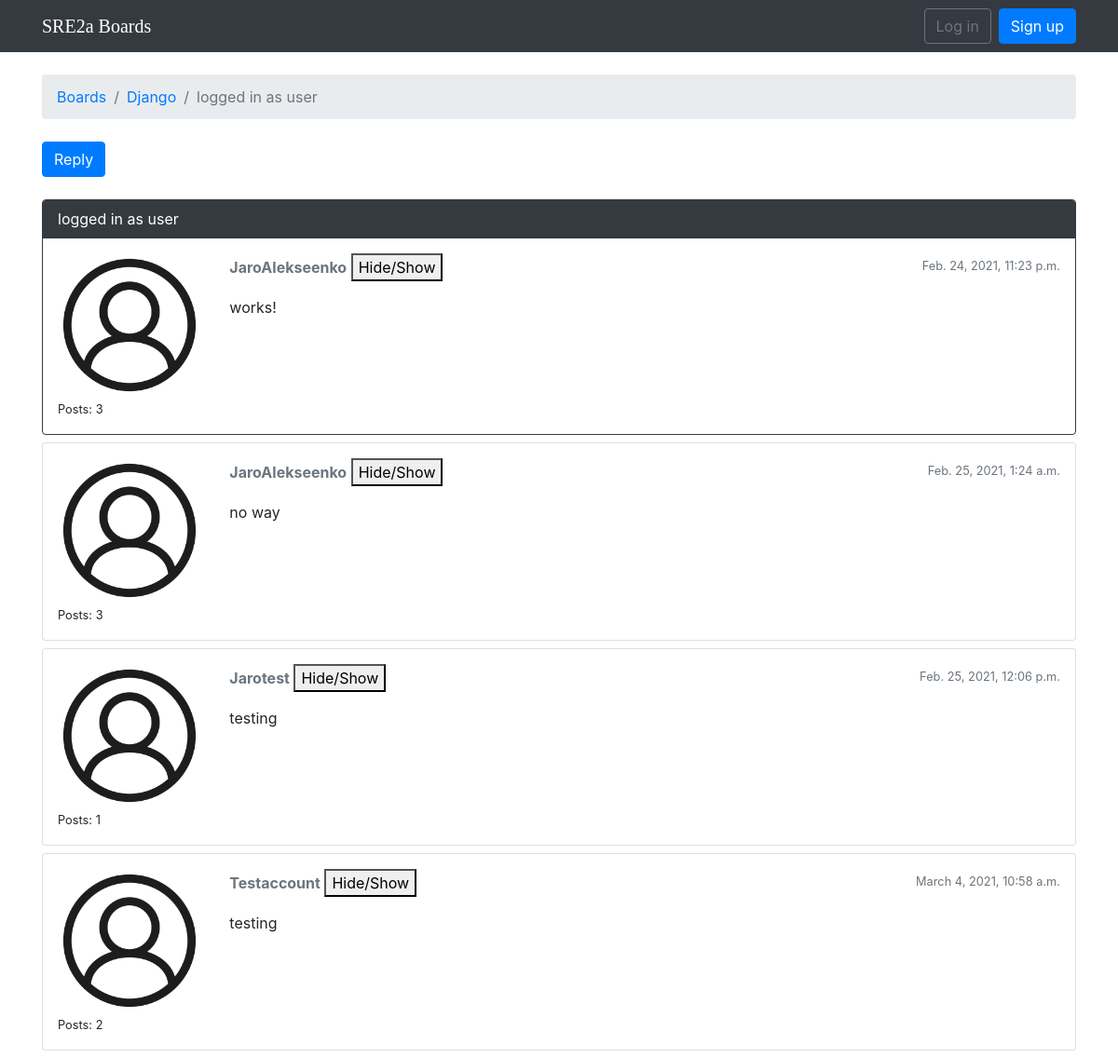
Page /boards/1/topics/5/ on the committed database.
### boards/models.py (models this page shows, shortened)
class Topic(models.Model):
    subject = models.CharField(max_length=255)
    last_updated = models.DateTimeField(auto_now_add=True)
    board = models.ForeignKey(Board, related_name='topics', on_delete=models.CASCADE,)
    starter = models.ForeignKey(User, related_name='topics', on_delete=models.CASCADE,)
    views = models.PositiveIntegerField(default=0)

class Board(models.Model):
    name = models.CharField(max_length=30, unique=True)
    description = models.CharField(max_length=100)

class Post(models.Model):
    message = models.TextField(max_length=4000)
    topic = models.ForeignKey(Topic, related_name='posts', on_delete=models.CASCADE)
    created_at = models.DateTimeField(auto_now_add=True)
    updated_at = models.DateTimeField(null=True)
    created_by = models.ForeignKey(User, related_name='posts', on_delete=models.CASCADE)
    updated_by = models.ForeignKey(User, null=True, related_name='+', on_delete=models.CASCADE)

### boards/views.py (the view)
# urls.py: url(r'^boards/(?P<pk>\d+)/topics/(?P<topic_pk>\d+)/$', views.topic_posts, name='topic_posts'),
def topic_posts(request, pk, topic_pk):
    topic = get_object_or_404(Topic, board__pk=pk, pk=topic_pk)
    return render(request, 'topic_posts.html', {'topic': topic})
    topic.views += 1
    topic.save()
    return render(request, 'topic_posts.html', {'topic': topic})

### templates/topic_posts.html (shortened to what this page needs)
{% extends 'base.html' %}
{% load static %}
{% block breadcrumb %}
  <li class="breadcrumb-item"><a href="{% url 'home' %}">Boards</a></li>
  <li class="breadcrumb-item"><a href="{% url 'board_topics' topic.board.pk %}">{{ topic.board.name }}</a></li>
  <li class="breadcrumb-item active">{{ topic.subject }}</li>
{% endblock %}
{% block content %}
  <div class="mb-4">
    <a href="{% url 'reply_topic' topic.board.pk topic.pk %}" class="btn btn-primary" role="button">Reply</a>
  </div>
  {% for post in topic.posts.all %}
    <div class="card mb-2 {% if forloop.first %}border-dark{% endif %}">
      {% if forloop.first %}
        <div class="card-header text-white bg-dark py-2 px-3">{{ topic.subject }}</div>
      {% endif %}
      <div class="card-body p-3">
        <div class="row">
          <div class="col-2">
            <img src="{% static 'img/icon.png' %}" alt="{{ post.created_by.username }}" class="w-100">
            <small>Posts: {{ post.created_by.posts.count }}</small>
          </div>
          <div class="col-10">
            <div class="row mb-3">
              <div class="col-6">
                <strong class="text-muted">{{ post.created_by.username }}</strong>
                <button id="hideusername">Hide/Show</button>
              </div>
              <div class="col-6 text-right">
                <small class="text-muted">{{ post.created_at }}</small>
              </div>
            </div>
            {{ post.message }}
          </div>
        </div>
      </div>
    </div>
  {% endfor %}
{% endblock %}

### rows in the picture
Topic: board.name "Django", subject "logged in as user"
Post: created_by.posts.count "3", created_by.username "JaroAlekseenko", created_at "Feb. 24, 2021, 11:23 p.m.", message "works!"
Post: created_by.posts.count "3", created_by.username "JaroAlekseenko", created_at "Feb. 25, 2021, 1:24 a.m.", message "no way"
Post: created_by.posts.count "1", created_by.username "Jarotest", created_at "Feb. 25, 2021, 12:06 p.m.", message "testing"
Post: created_by.posts.count "2", created_by.username "Testaccount", created_at "March 4, 2021, 10:58 a.m.", message "testing"
